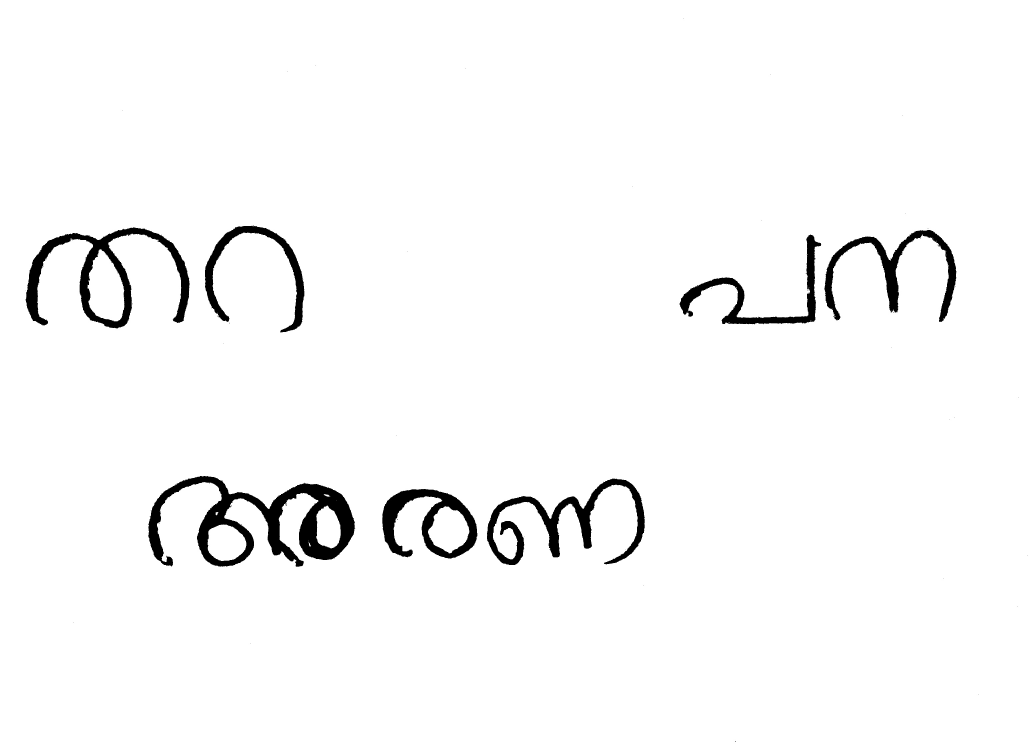
#> input picture data/binarized_test_data/inp4.jpg, 3099 x 2234 px (shown at 1/3 size)
$ jupyter execute --allow-errors Prediction_126_224x224_advanced_analysis.ipynb
#> lines starting #> are read from the running program, lines starting #| are printed output that depends on the picture; after the words box and inside, x2 and y2 are one past the last pixel; in counts of white or black regions, pixels touching at a corner belong together
### utils/ch_seg.py
from pickle import FALSE
import numpy as np
import cv2


def character_segmentation(img_loc, morph_close=FALSE, **kwargs):
    default_kwargs = {
        'ellipse': (3, 3),
        'rect': (3, 3),

    }
    kwargs = {**default_kwargs, **kwargs}
    image = cv2.imread(img_loc, cv2.IMREAD_GRAYSCALE)
    kernel = cv2.getStructuringElement(cv2.MORPH_ELLIPSE, kwargs["ellipse"])
    kernel2 = cv2.getStructuringElement(cv2.MORPH_RECT, kwargs['rect'])
    threshold = 128

    chars = []

    #     img = cv2.bitwise_not(word)
    char_img = image.copy()
    grad = cv2.morphologyEx(image, cv2.MORPH_GRADIENT, kernel)
    #     word_copy = cv2.bitwise_not(word)
    _, bw = cv2.threshold(grad, threshold, 255.0,
                          cv2.THRESH_BINARY | cv2.THRESH_OTSU)
    connected = cv2.morphologyEx(bw, cv2.MORPH_CLOSE, kernel2)
    contours, hierarchy = cv2.findContours(
        connected.copy(), cv2.RETR_EXTERNAL, cv2.CHAIN_APPROX_SIMPLE)
    # reversing contour list to start processig from top
    contours.reverse()
    b_rect = []
    cnts = []
    for c in contours:
        rect = cv2.boundingRect(c)
        if rect[2] <= 10 or rect[3] <= 10:
            continue
        b_rect.append(rect)
        cnts.append(c)
    sorted_cnt = [[y, x] for y, x in sorted(
        zip(b_rect, cnts), key=lambda pair: pair[0])]
    for i, [rect, cnt] in enumerate(sorted_cnt):
        x, y, w, h = rect
        cv2.rectangle(char_img, (x, y), (x + w, y + h), (0, 255, 0), 1)
        # removing overlap
        mask = np.zeros_like(image)
        cv2.drawContours(mask, [cnt], 0, (255, 255, 255), -1)
        new_image = cv2.bitwise_and(cv2.bitwise_not(image), mask)
        if morph_close:
            kernel = np.ones((3, 3), np.uint8)
            new_image = cv2.morphologyEx(new_image, cv2.MORPH_CLOSE, kernel)
        new_image = cv2.bitwise_not(new_image)

        char = new_image[y:y+h, x:x+w]
        char = cv2.copyMakeBorder(
            char, 0, 0, 0, 0, cv2.BORDER_CONSTANT, value=[255, 255, 255])

        char = cv2.resize(char, (224, 224))
        # cv2.imwrite(os.path.join("out", img_name, f"{i:03d}.jpg"), char)
        chars.append(char)
    return chars

### Prediction_126_224x224_advanced_analysis.ipynb
[cell 1]
import cv2
import matplotlib.pyplot as plt
import numpy as np
from lib import sauvola
from functools import reduce
from enum import Enum
import os

[cell 2]
model_folders = [
    'results/model_summary/vggnet/17-27_29-3-2022-24_6_8/',
#     'results/model_summary/resnet/18-20_29-3-2022-24_6_8/',
#     'results/model_summary/inceptionnet/22-29_29-3-2022-24_6_8/',
    'results/model_summary/densenet/15-3_29-3-2022-24_6_8/',
#     'results/model_summary/inceptionresnet/20-54_29-3-2022-24_6_8/',
#     'results/model_summary/efficientnet/21-42_29-3-2022-24_6_8/'
]

[cell 3]
mal = np.load('data/mal_chars_126.npy')
#> (reads data/mal_chars_126.npy from the repository)
#mal = np.load(model_folders[0]+'/class_names.npy')

[cell 4]
def plot_image(img):
    plt.imshow(img,cmap='gray')
    plt.axis('off')
    plt.show()
def rearrange(cnt):
    b_rect = []
    for c in cnt:
        rect = cv2.boundingRect(c)
        if rect[2] <= 18 or rect[3] <= 18:
            continue
        b_rect.append(rect)
    if b_rect == []:
        return []
    p = b_rect[0][1]+b_rect[0][3]
    #print('length of brect:',len(b_rect))
    s_rect = []
    i = 0
    length = len(b_rect)
    while i < length:
        p = b_rect[i][1]+b_rect[i][3]
#         print("i: "+str(i)+" p: "+ str(p))
        elem_on_line = []  # elements on a line
        outer = True
        while i < length and p > b_rect[i][1]:
#             print("brect-y: "+str(b_rect[i][1]))
            elem_on_line.append(b_rect[i])
            i += 1
            outer = False

        if outer:
            print("brect: "+str(b_rect[i]))
            i += 1

        elem_on_line = sorted(elem_on_line)
#         print(elem_on_line)
        # ,key=lambda x:x[0]
        # print(elem_on_line,i)
        s_rect.extend(elem_on_line)
    return s_rect
def splMean(img, thresh):
    sum = 0
    nt = 0
    for row in img:
        for elem in row:
            if elem > thresh:
                sum += elem
            else:
                nt += 1
    if sum != 0:
        avg = sum/(img.size-nt)
    else:
        avg = 0
    # print(avg)
    return avg

# [84 lines left out: functions predict_word_old, predict_word, plot_contour, averageHeightOfWords, not called in this run]

[cell 5]
import tensorflow as tf
from tensorflow.keras.models import load_model
# gpus = tf.config.experimental.list_physical_devices('GPU')
# tf.config.experimental.set_memory_growth(gpus[0], True)

[cell 6]
IN_WORDS = True
img_loc = 'data/binarized_test_data/inp4.jpg'
inp_img = cv2.imread(img_loc, cv2.IMREAD_GRAYSCALE)
#> inp_img is the input picture: shape (2234, 3099); min 0, max 255, mean 247.7
plot_image(inp_img)

[cell 7]
RESULT_PATH = 'results/reports/'
img_name = img_loc.split('/')[-1].split('.')[0]
print(img_name)

if not os.path.exists(os.path.join(RESULT_PATH,img_name)):
    os.mkdir(os.path.join(RESULT_PATH,img_name))
IMG_RESULT_PATH = os.path.join(RESULT_PATH,img_name)
if not os.path.exists(os.path.join(IMG_RESULT_PATH,'characters')):
    os.mkdir(os.path.join(IMG_RESULT_PATH,'characters'))
CHARACTERS_PATH = os.path.join(IMG_RESULT_PATH,'characters')

[cell 8]
RESIZE = False
image = inp_img.copy()
if RESIZE:
    (row, col) = inp_img.shape
    resize_shape = (int(col * 0.7), int(row * 0.9)) # (700,1000) before
    image = cv2.resize(inp_img,resize_shape )
else:
    image = inp_img.copy()

img = image.copy()

__, bin_img = cv2.threshold(
                img, 0, 255, cv2.THRESH_BINARY + cv2.THRESH_OTSU)
#> bin_img: shape (2234, 3099); 97.1% white; 67 black regions (60 under 20 px), largest, box (x1, y1, x2, y2) and area: (445, 1428, 1066, 1700) 56361, (77, 681, 569, 985) 34184, (1461, 1436, 1935, 1695) 28560
plot_image(bin_img)

# Word Segmentation

[cell 9]
image = bin_img.copy()
image = cv2.bitwise_not(image)
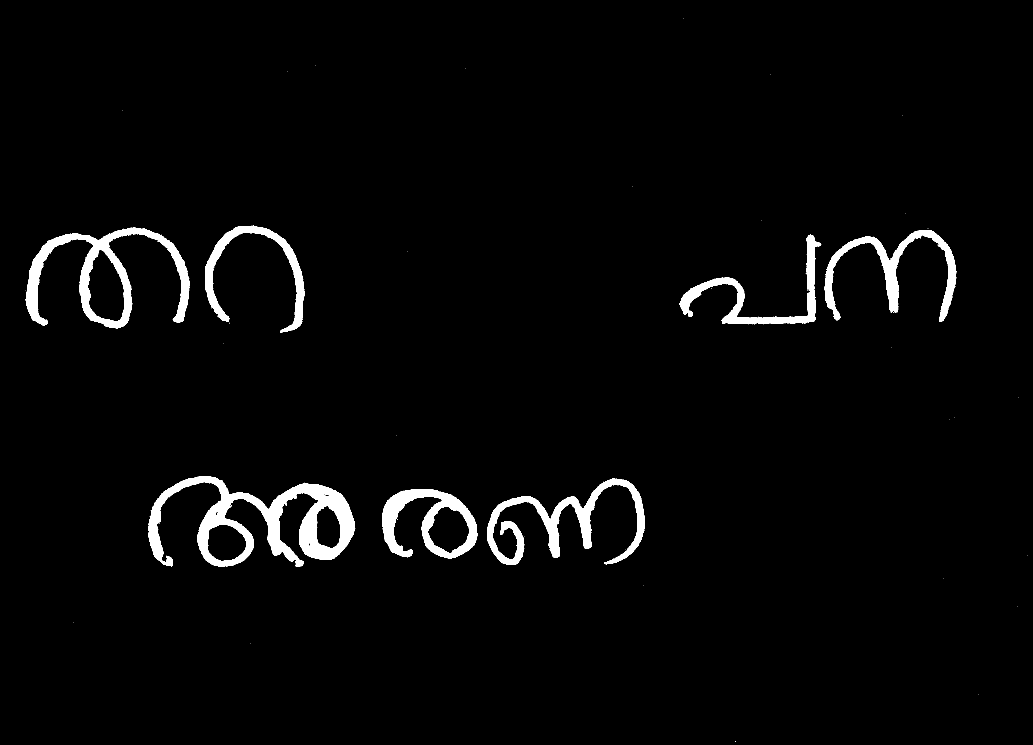
#> image: shape (2234, 3099) (shown at 1/3 size); 2.9% white; 67 white regions (60 under 20 px), largest, box (x1, y1, x2, y2) and area: (445, 1428, 1066, 1700) 56361, (77, 681, 569, 985) 34184, (1461, 1436, 1935, 1695) 28560

rect=(16,5) # (16,5)
kernel = cv2.getStructuringElement(cv2.MORPH_CROSS, rect)

#Dilation (Stretching or Expansion)

dilate = cv2.dilate(image,kernel,iterations=4)
#> dilate: shape (2234, 3099); 7.9% white; 28 white regions, largest, box (x1, y1, x2, y2) and area: (47, 668, 945, 1006) 150790, (1119, 1428, 1967, 1703) 138739, (417, 1420, 1098, 1708) 129582

# Binarization (Otsu)
threshold = 128
_, bw = cv2.threshold(dilate, threshold, 255.0,
                              cv2.THRESH_BINARY | cv2.THRESH_OTSU)
#Closing (DIlation + Erosion)
close_rect=(6, 3)
kernel2 = cv2.getStructuringElement(cv2.MORPH_RECT, close_rect)
connected = cv2.morphologyEx(bw, cv2.MORPH_CLOSE, kernel2)
#> connected: shape (2234, 3099); 7.9% white; 28 white regions

# Finding Contour (Edges)
contours,_ = cv2.findContours( connected.copy(), cv2.RETR_EXTERNAL, cv2.CHAIN_APPROX_SIMPLE)
#> contours = 28 contours; largest, box (x1, y1, x2, y2) and area: (48, 668, 946, 1006) 154363, (1120, 1428, 1968, 1703) 145554, (418, 1420, 1099, 1708) 136879, (2012, 676, 2902, 982) 116163, (2822, 1244, 2897, 1267) 664
contours.reverse()


s_rect = rearrange(contours)
#> the loop in rearrange, `for c in cnt:` made 28 passes
#> rect on passes 1 to 8: (2022, 48, 61, 17), (918, 188, 61, 17), (1368, 196, 61, 17), (836, 206, 61, 17), (2284, 216, 61, 17), (340, 322, 61, 17), (2680, 338, 61, 17), (1870, 552, 61, 17)
#> after the loop in rearrange, `for c in cnt:`: b_rect = [(48, 668, 898, 338), (2012, 676, 890, 306), (2822, 1244, 75, 23), (418, 1420, 681, 288), (1120, 1428, 848, 275), (2178, 2215, 62, 19)]
#> in rearrange, `p = b_rect[0][1]+b_rect[0][3]`: p = 1006
#> in rearrange, `length = len(b_rect)`: length = 6
#> the loop in rearrange, `while i < length:` made 4 passes
#> (p, elem_on_line) on passes 1 to 4: (1006, [(48, 668, 898, 338), (2012, 676, 890, 306)]), (1267, [(2822, 1244, 75, 23)]), (1708, [(418, 1420, 681, 288), (1120, 1428, 848, 275)]), (2234, [(2178, 2215, 62, 19)])
#> after the loop in rearrange, `while i < length:`: s_rect has the same summary as b_rect
#> s_rect has the same summary as b_rect in rearrange
words = []
i = 0
img2 = inp_img.copy()
for rect in s_rect:
    x, y, w, h = rect
    cv2.rectangle(img2, (x, y), (x+w, y+h), (0, 0, 0), 2)
    cv2.putText(img2, str(i), (x+w+10, y+h), 0, 0.3, (0, 0, 0))
    word = (inp_img[y:y+h, x:x+w])
    ret, thresh4 = cv2.threshold(word, 127, 255, cv2.THRESH_TOZERO)

    # inc is the increment for differ
    inc = 1*(255-splMean(thresh4, 90))
    #ret,thresh4 = cv2.threshold(word,127,255,cv2.THRESH_BINARY)
    thresh4 = cv2.adaptiveThreshold(word, 255, cv2.ADAPTIVE_THRESH_GAUSSIAN_C, cv2.THRESH_BINARY, 115, 1)
    word = np.array([[min(j+inc, 255) if j > 90 else j for j in thresh4[k]]
                     for k in range(len(thresh4))], dtype=np.uint8)
    # word=thresh4
    #mplot(thresh4,word)
    words.append(word)
    i += 1
#> this loop made 6 passes
#> (x, y, w, h, avg in splMean, inc) on passes 1 to 6: (48, 668, 898, 338, 254.9, 0.0564), (2012, 676, 890, 306, 254.9, 0.0532), (2822, 1244, 75, 23, 255, 0.0499), (418, 1420, 681, 288, 254.9, 0.0886), (1120, 1428, 848, 275, 254.9, 0.0759), (2178, 2215, 62, 19, 254.9, 0.0784)
#> pass 1, `word = (inp_img[y:y+h, x:x+w])`:
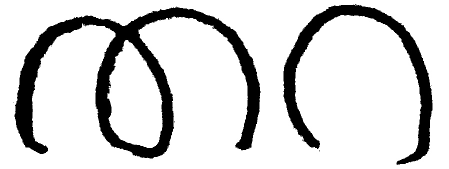
#> word: shape (338, 898) (shown at 1/2 size); min 0, max 255, mean 212.2
#> pass 2, `word = (inp_img[y:y+h, x:x+w])`:
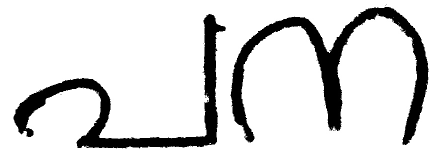
#> word: shape (306, 890) (shown at 1/2 size); min 0, max 255, mean 218
#> after the loop:
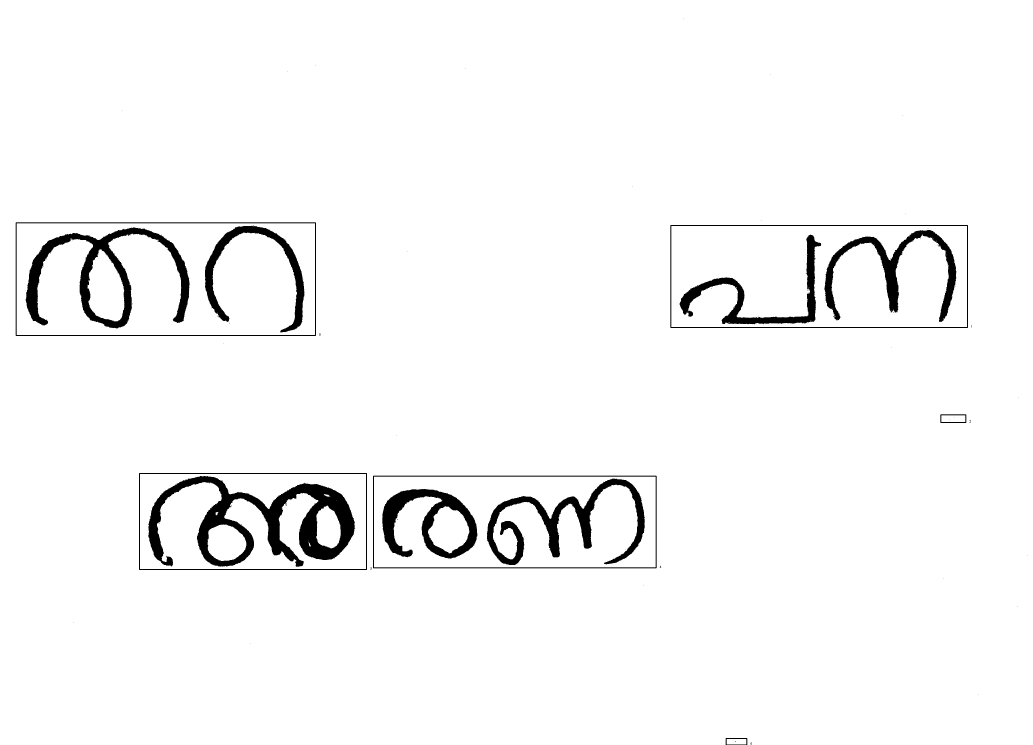
#> img2: shape (2234, 3099) (shown at 1/3 size); 0.41% of pixels changed, all inside (x1, y1, x2, y2) = (47, 667, 2916, 2234)
#> after the loop, i = 6; words = 6 items

word_image = bin_img.copy()
for j, c in enumerate(contours):
    c_temp = cv2.boundingRect(c)
    if c_temp[2] <= 25 or c_temp[3] <= 25:
        continue
    x,y,w,h = c_temp
    cv2.rectangle(word_image, (x, y), (x + w, y + h), (0,0, 0), 2)
#> this loop made 28 passes
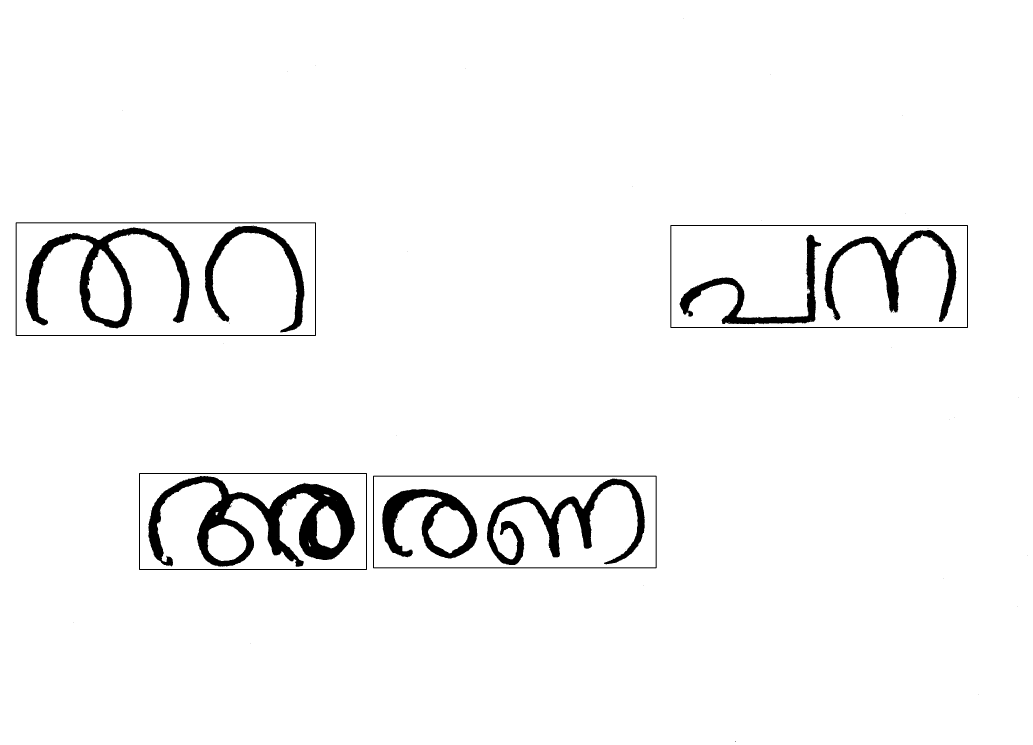
#> word_image: shape (2234, 3099) (shown at 1/3 size); 96.8% white; 71 black regions (60 under 20 px), largest, box (x1, y1, x2, y2) and area: (445, 1428, 1066, 1700) 56361, (77, 681, 569, 985) 34184, (1461, 1436, 1935, 1695) 28560


fig,axes = plt.subplots(2,2,figsize=(40,10))
axes[0,0].axis('off')
axes[0,0].imshow(inp_img,cmap='gray')
axes[0,0].set_title('Original Image')

axes[0,1].axis('off')
axes[0,1].imshow(dilate,cmap='gray')
axes[0,1].set_title('Dilation')

axes[1,0].axis('off')
axes[1,0].imshow(connected,cmap='gray')
axes[1,0].set_title('Morphological Closing')

axes[1,1].axis('off')
axes[1,1].imshow(word_image,cmap='gray')
axes[1,1].set_title('Word Segmented Image')

plt.savefig(IMG_RESULT_PATH+'\wordsegment.png')
plt.show()

[cell 10]
fig, axs = plt.subplots(len(words) if len(words)>1 else 2, 1,figsize=(20,20))
for i,word in enumerate(words):
    axs[i].imshow(word,cmap='gray')
    axs[i].axis('off')
#> this loop made 6 passes
plt.show()
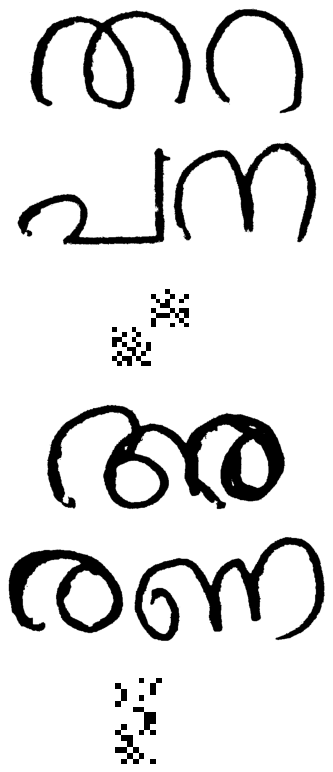
#> figure drawn by matplotlib, 6 panels

# Character Segmentation

[cell 11]
BORDER_SIZE = 0
CHARACTER_IMG_SIZE = (224,224)
image = inp_img.copy()
ellipse=(2,1) # 2,5
rect=(2,1)
kernel = cv2.getStructuringElement(cv2.MORPH_ELLIPSE, ellipse)
#> kernel = [[0, 1]]
kernel2 = cv2.getStructuringElement(cv2.MORPH_RECT, rect)
#> kernel2 = [[1, 1]]

char_images = []
chars = []
count = 1
for word in words:
#     img = cv2.bitwise_not(word)
    char_img = word.copy()
    img = cv2.bitwise_not(word)
    dilate = cv2.dilate(img,kernel,iterations = 1)
    _, bw = cv2.threshold(dilate, threshold, 255.0,
                              cv2.THRESH_BINARY | cv2.THRESH_OTSU)
    connected = cv2.morphologyEx(bw, cv2.MORPH_CLOSE, kernel2)
    contours, hierarchy = cv2.findContours(
        connected.copy(), cv2.RETR_EXTERNAL, cv2.CHAIN_APPROX_SIMPLE)
#     plot_image(connected)
    # reversing contour list to start processig from top
    contours.reverse()
    b_rect = []
    cnts = []
    for c in contours:
        rect = cv2.boundingRect(c)
        if rect[2] <= 10 or rect[3] <= 10:
            continue
        b_rect.append(rect)
        cnts.append(c)
    sorted_cnt = [[y,x] for y, x in sorted(zip(b_rect, cnts), key=lambda pair: pair[0])]
    seperated = []

    for rect,cnt in sorted_cnt:
        x,y,w,h = rect
        cv2.rectangle(char_img, (x, y), (x + w, y + h), (0,255, 0), 1)
        # removing overlap
        mask = np.zeros_like(word)
        cv2.drawContours(mask,[cnt], 0, (255,255,255), -1)
        new_image = cv2.bitwise_and(cv2.bitwise_not(word), mask)
        kernel = np.ones((3,3),np.uint8)
        new_image = cv2.morphologyEx(new_image, cv2.MORPH_CLOSE, kernel)
        new_image = cv2.bitwise_not(new_image)


        char = new_image[y:y+h, x:x+w]
#         plot_image(char)
        char = cv2.copyMakeBorder(
                char, BORDER_SIZE,BORDER_SIZE,BORDER_SIZE,BORDER_SIZE, cv2.BORDER_CONSTANT, value=[255, 255, 255])
       # Changes made for 224 x 224 images
        #char = cv2.resize(char, (86, 86))
        char = cv2.cvtColor(char, cv2.COLOR_GRAY2RGB)
        char = cv2.resize(char, CHARACTER_IMG_SIZE)
        cv2.imwrite(os.path.join(CHARACTERS_PATH,f'c_{count}.jpg'),char)
        count = count + 1
        seperated.append(char)
    chars.append(seperated)
    char_images.append(char_img)
#> this loop made 6 passes
#> pass 1, `connected = cv2.morphologyEx(bw, cv2.MORPH_CLOSE, kernel2)`:
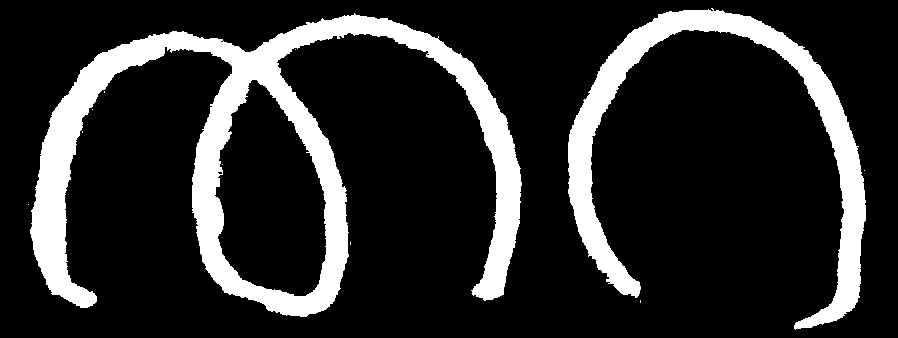
#> connected: shape (338, 898); 16.8% white; 11 white regions (9 under 20 px), largest, box (x1, y1, x2, y2) and area: (30, 13, 522, 317) 34231, (568, 8, 866, 330) 16768
#> pass 1, `cv2.imwrite(os.path.join(CHARACTERS_PATH,f'c_{count}.jpg'),char)`:
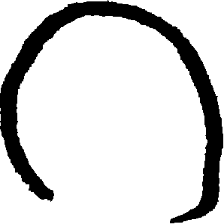
#> saved as c_2.jpg: shape (224, 224, 3); min 0, max 255, mean 212
#> after the loop, char_images = 6 items; chars = 6 items; count = 9
#> (the rest of the program and of its run is left out)
